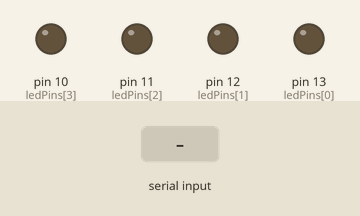
Simulated run of this sketch. Board: Arduino Uno, built with avr-gcc and run on an emulated ATmega328P. On the bench: output pins drawn as LEDs (lit = HIGH). The test bench sets the inputs (shaded band). What the sketch prints to the serial monitor is not drawn.

Above: at 1.2 s.
1.3 s: "5\n" received over Serial
At 2.1 s:
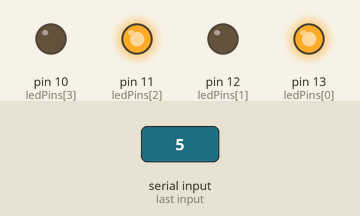
3.8 s: "90,45\n" received over Serial
Timing chart, 0 to 6.8 s (numbered marks = the images above; inputs shaded):
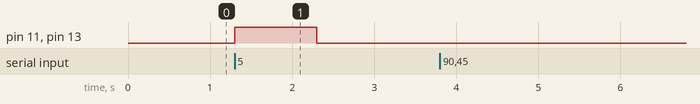

The sketch:

binary_converter.ino
```cpp
int ledPins[] = {13, 12, 11, 10}; // Array to hold the LED pin numbers
int userValue = 0; // Variable to hold the user input value

void setup() {
  Serial.begin(9600); // Initialize serial communication at 9600 bits per second

  // Set the LED pins as outputs
  for (int i = 0; i < 4; i++) {
    pinMode(ledPins[i], OUTPUT);
  }

  // Prompt the user to enter a number between 0 and 15
  Serial.println("\nPlease enter a number between 0 and 15:");
}

void loop() {
  if (Serial.available()) { // Check if any data is available on the serial port
    userValue = Serial.parseInt(); // Read the incoming data as an integer

    // Check if the user input is within the range of 0-15
    if (userValue >= 0 && userValue <= 15) {
      // Convert the user input to binary and update the LED states
      for (int i = 0; i < 4; i++) {
        if (bitRead(userValue, i)) {
          digitalWrite(ledPins[i], HIGH);
        } else {
          digitalWrite(ledPins[i], LOW);
        }
      }
    } else {
      Serial.println("Invalid input.");
      // Prompt the user to enter a number between 0 and 15
      Serial.println("Please enter a number between 0 and 15:");
    }
  }
}
```

Measured:
- after the input at 1.3 s, pin 11 (ledPins[2]), pin 13 (ledPins[0]): LOW → HIGH at once, → LOW 1.0 s later
- after the input at 3.8 s, every drawn part: stays the same
